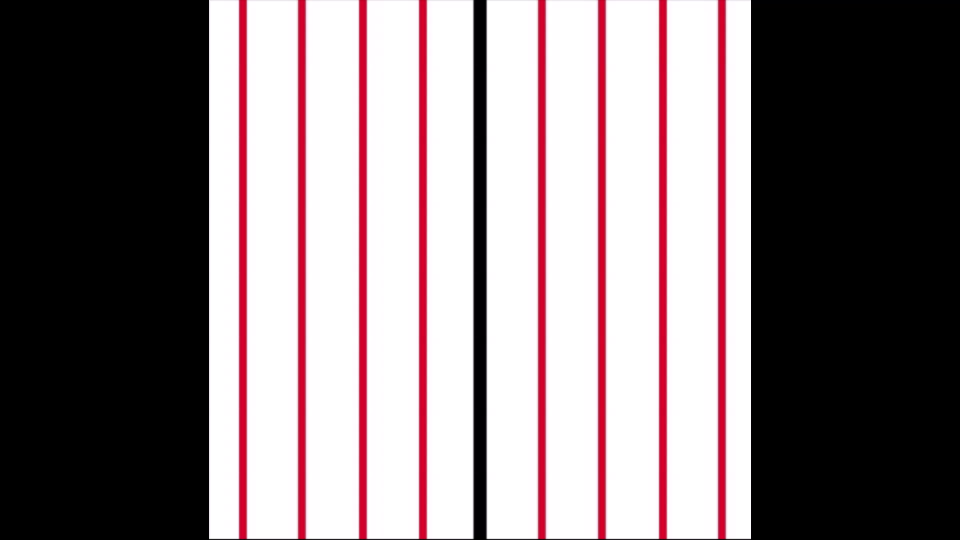
#> input picture frame 36 of videos/video.mp4, 1920 x 1080 px (shown at 1/2 size)
$ python deneme3.py
#> lines starting #> are read from the running program, lines starting #| are printed output that depends on the picture; after the words box and inside, x2 and y2 are one past the last pixel; in counts of white or black regions, pixels touching at a corner belong together
import cv2
import numpy as np

def detect_red_in_video(video_path):
#> called with video_path = 'videos/video.mp4'
    cap = cv2.VideoCapture(video_path)

    while cap.isOpened():
        ret, frame = cap.read()
#> frame is the input picture: shape (1080, 1920, 3); mean B, G, R 126.6, 123.6, 136.4

        if not ret:
            break

        gray = cv2.cvtColor(frame, cv2.COLOR_BGR2GRAY)
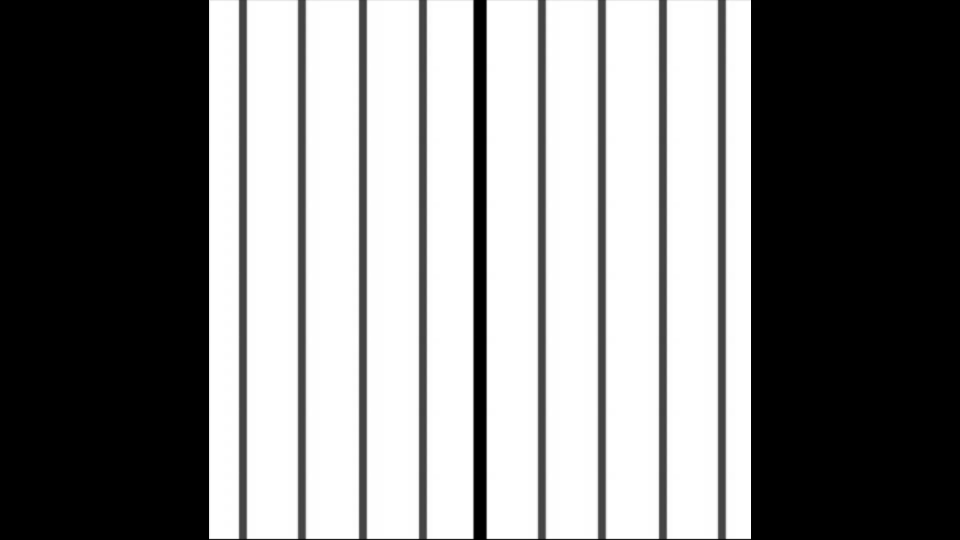
#> gray: shape (1080, 1920) (shown at 1/2 size); min 0, max 255, mean 127.7

        # Treshold uygula
        _, thresholded = cv2.threshold(gray, 30, 255, cv2.THRESH_BINARY)
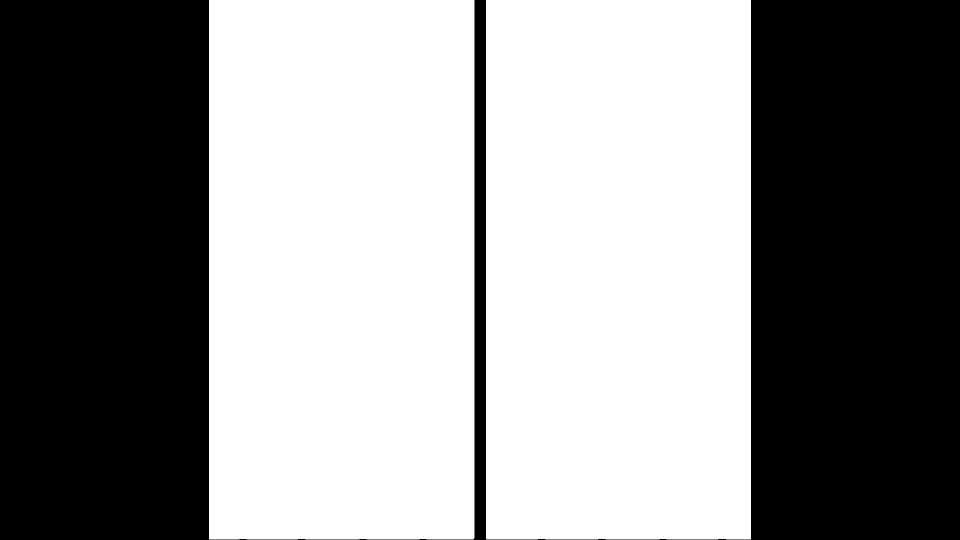
#> thresholded: shape (1080, 1920) (shown at 1/2 size); 55.2% white; 1 black region

        # Konturları bul
        contours, _ = cv2.findContours(thresholded, cv2.RETR_EXTERNAL, cv2.CHAIN_APPROX_SIMPLE)
#> contours = 2 contours; box (x1, y1, x2, y2) and area: (418, 0, 949, 1079) 571280, (972, 0, 1502, 1079) 570202

        # Siyah nesneleri çevrele
        for contour in contours:
            x, y, w, h = cv2.boundingRect(contour)
            print(x)
            print(y)
            print("*********")
            cv2.rectangle(frame, (x, y), (x + w, y + h), (0,255, 0), 2)
#> this loop made 2 passes
#> (x, y, w, h) on passes 1 to 2: (972, 0, 530, 1079), (418, 0, 531, 1079)
#| 972
#| 0
#| *********
#| 418
#| 0
#| *********
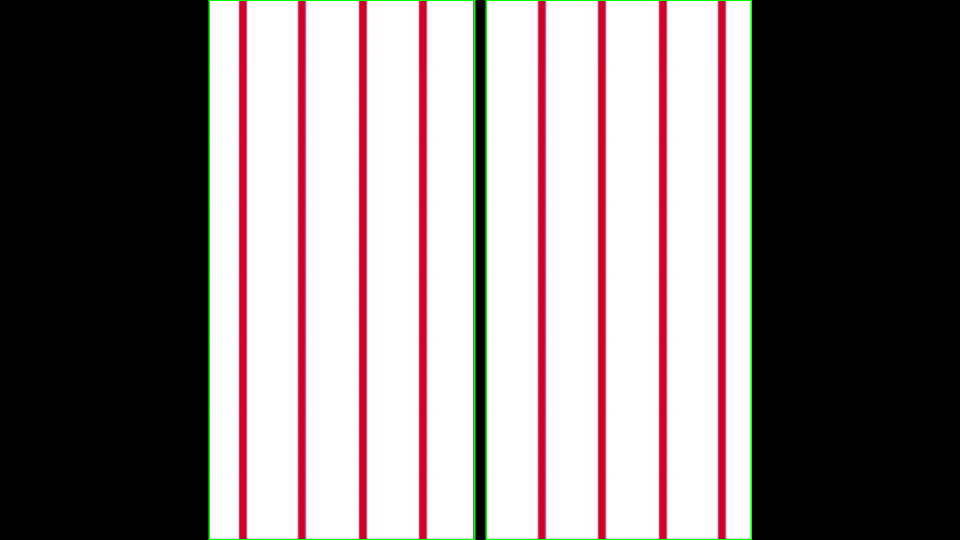
#> frame: shape (1080, 1920, 3) (shown at 1/2 size); 0.83% of pixels changed, all inside (x1, y1, x2, y2) = (417, 0, 1504, 1080)

        cv2.imshow("Frame", frame)

        if cv2.waitKey(1) & 0xFF == ord('q'):
#> (key q is pressed here)
            break

    cap.release()
    cv2.destroyAllWindows()

video_path = "videos/video.mp4"
detect_red_in_video(video_path)

$ run again, starting later in the video
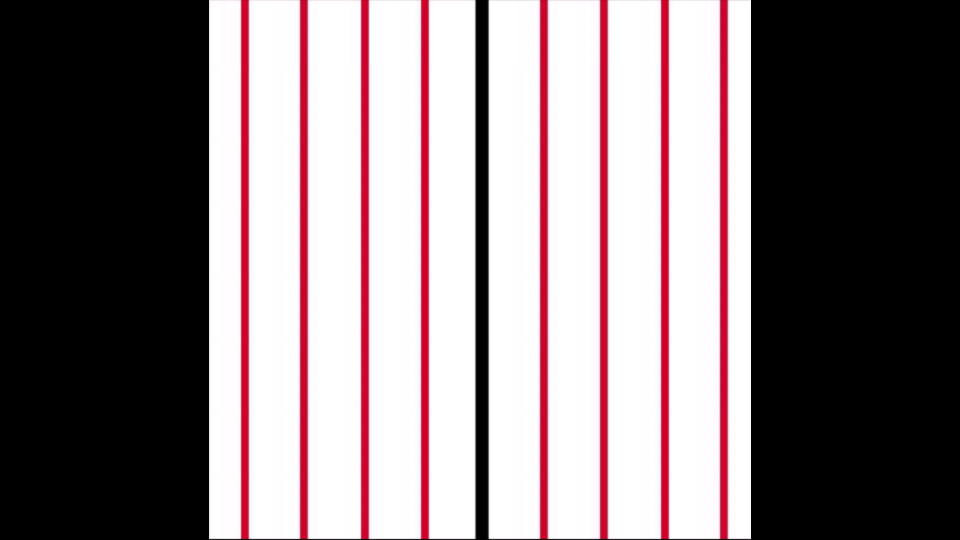
#> input picture frame 164 of videos/video.mp4, 1920 x 1080 px (shown at 1/2 size)
#> in detect_red_in_video, frame is the input picture: shape (1080, 1920, 3); mean B, G, R 126.5, 123.4, 136.4
#> in detect_red_in_video, `_, thresholded = cv2.threshold(gray, 30, 255, cv2.THRESH_BINARY)`:
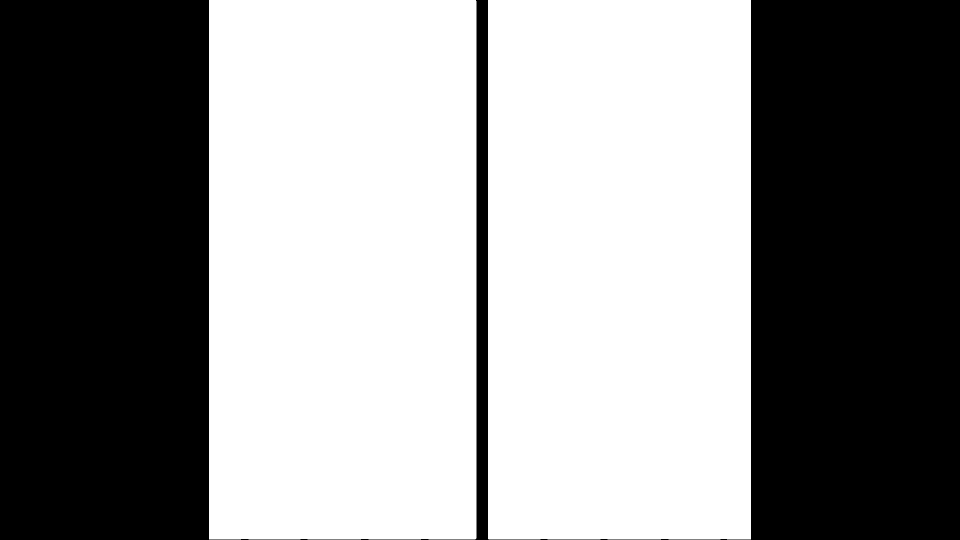
#> thresholded: shape (1080, 1920) (shown at 1/2 size); 55.2% white; 1 black region
#> contours = 2 contours; box (x1, y1, x2, y2) and area: (418, 0, 953, 1079) 575590, (976, 0, 1502, 1079) 565894
#> the loop in detect_red_in_video, `for contour in contours:` made 2 passes
#> (x, y, w, h) on passes 1 to 2: (976, 0, 526, 1079), (418, 0, 535, 1079)
#> (printed output is left out)
#> after the loop in detect_red_in_video, `for contour in contours:`:
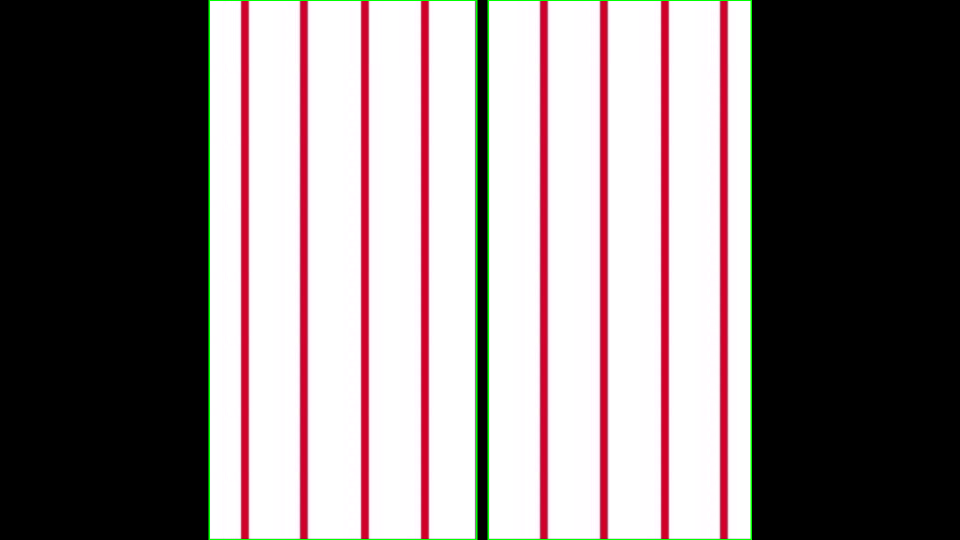
#> frame: shape (1080, 1920, 3) (shown at 1/2 size); 0.83% of pixels changed, all inside (x1, y1, x2, y2) = (417, 0, 1504, 1080)

$ run again, starting later in the video
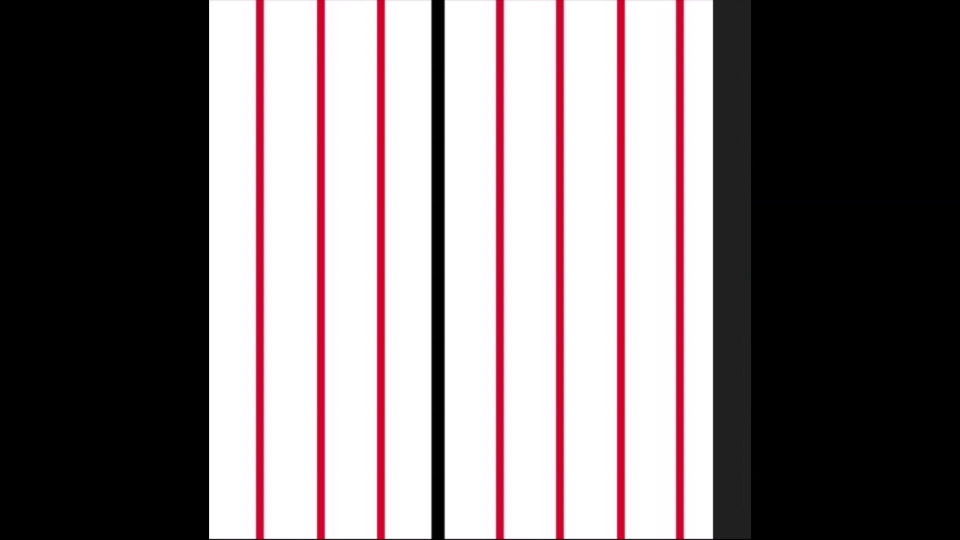
#> input picture frame 292 of videos/video.mp4, 1920 x 1080 px (shown at 1/2 size)
#> in detect_red_in_video, frame is the input picture: shape (1080, 1920, 3); mean B, G, R 119.5, 116.8, 128
#> in detect_red_in_video, `_, thresholded = cv2.threshold(gray, 30, 255, cv2.THRESH_BINARY)`:
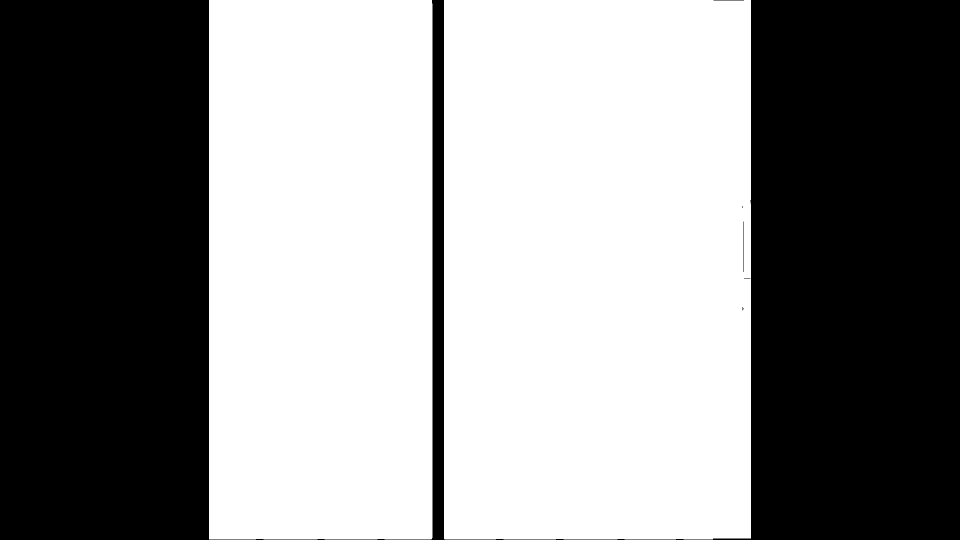
#> thresholded: shape (1080, 1920) (shown at 1/2 size); 55.2% white; 7 black regions (4 under 20 px)
#> contours = 2 contours; box (x1, y1, x2, y2) and area: (888, 0, 1502, 1079) 660536, (418, 0, 865, 1079) 480736
#> the loop in detect_red_in_video, `for contour in contours:` made 2 passes
#> (x, y, w, h) on passes 1 to 2: (888, 0, 614, 1079), (418, 0, 447, 1079)
#> (printed output is left out)
#> after the loop in detect_red_in_video, `for contour in contours:`:
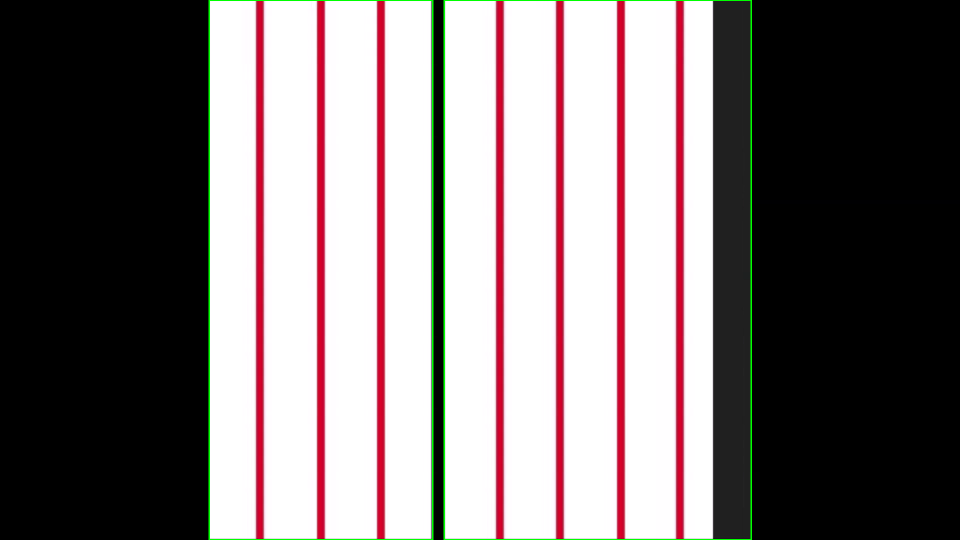
#> frame: shape (1080, 1920, 3) (shown at 1/2 size); 0.83% of pixels changed, all inside (x1, y1, x2, y2) = (417, 0, 1504, 1080)
